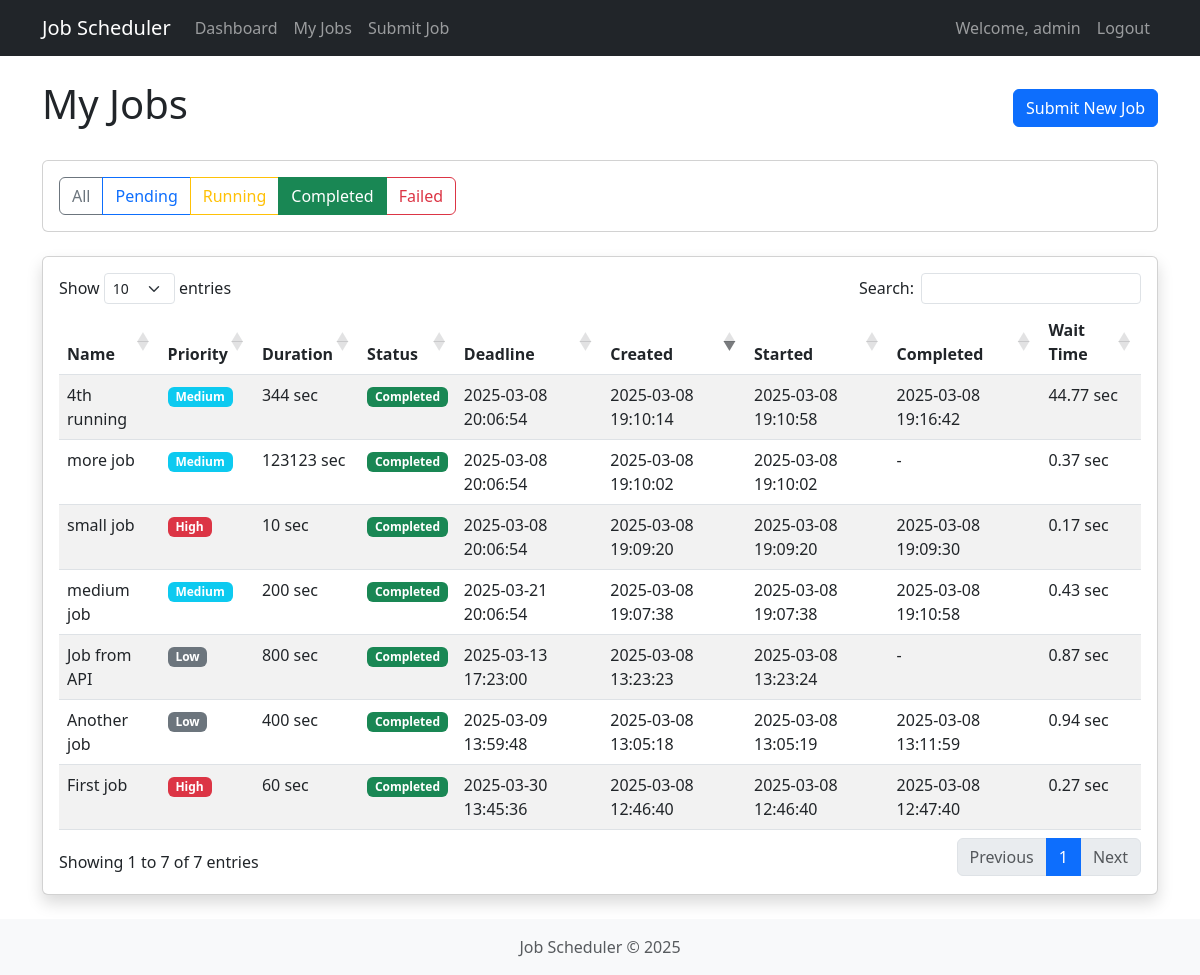
/jobs/?status=completed (signed in), run on the app's committed database.
### scheduler/models.py (models this page shows, shortened)
class Job(models.Model):
    PRIORITY_CHOICES = [
        ('high', 'High'),
        ('medium', 'Medium'),
        ('low', 'Low'),
    ]
    STATUS_CHOICES = [
        ('pending', 'Pending'),
        ('running', 'Running'),
        ('completed', 'Completed'),
        ('failed', 'Failed'),
    ]
    name = models.CharField(max_length=255)
    user = models.ForeignKey(User, on_delete=models.CASCADE, related_name='jobs')
    estimated_duration = models.PositiveIntegerField(help_text="Duration in seconds")
    priority = models.CharField(max_length=10, choices=PRIORITY_CHOICES, default='medium')
    deadline = models.DateTimeField()
    status = models.CharField(max_length=10, choices=STATUS_CHOICES, default='pending')
    created_at = models.DateTimeField(auto_now_add=True)
    started_at = models.DateTimeField(null=True, blank=True)
    completed_at = models.DateTimeField(null=True, blank=True)
    class Meta:
        ordering = ['-created_at']
    @property
    def wait_time(self):
        if self.started_at:
            return (self.started_at - self.created_at).total_seconds()
        return (timezone.now() - self.created_at).total_seconds()

### scheduler/views.py (the view)
# urls.py: path('jobs/', views.job_list, name='job_list'),
@login_required
def job_list(request):
    user_jobs = Job.objects.filter(user=request.user)
    status_filter = request.GET.get('status')
    if status_filter and status_filter in dict(Job.STATUS_CHOICES).keys():
        user_jobs = user_jobs.filter(status=status_filter)
    context = {
        'jobs': user_jobs,
    }
    return render(request, 'job_list.html', context)

### scheduler/templates/job_list.html (shortened to what this page needs)
{% extends 'base.html' %}
{% block content %}
<div class="d-flex justify-content-between align-items-center mb-4">
    <h1>My Jobs</h1>
    <a href="{% url 'submit_job' %}" class="btn btn-primary">Submit New Job</a>
</div>
<div class="card mb-4">
    <div class="card-body">
        <div class="btn-group" role="group">
            <a href="{% url 'job_list' %}" class="btn btn-outline-secondary {% if not request.GET.status %}active{% endif %}">All</a>
            <a href="{% url 'job_list' %}?status=pending" class="btn btn-outline-primary {% if request.GET.status == 'pending' %}active{% endif %}">Pending</a>
            <a href="{% url 'job_list' %}?status=running" class="btn btn-outline-warning {% if request.GET.status == 'running' %}active{% endif %}">Running</a>
            <a href="{% url 'job_list' %}?status=completed" class="btn btn-outline-success {% if request.GET.status == 'completed' %}active{% endif %}">Completed</a>
            <a href="{% url 'job_list' %}?status=failed" class="btn btn-outline-danger {% if request.GET.status == 'failed' %}active{% endif %}">Failed</a>
        </div>
    </div>
</div>
<div class="card shadow">
    <div class="card-body">
        <div class="table-responsive">
            <table id="jobsTable" class="table table-striped">
                <thead>
                    <tr>
                        <th>Name</th>
                        <th>Priority</th>
                        <th>Duration</th>
                        <th>Status</th>
                        <th>Deadline</th>
                        <th>Created</th>
                        <th>Started</th>
                        <th>Completed</th>
                        <th>Wait Time</th>
                    </tr>
                </thead>
                <tbody>
                    {% for job in jobs %}
                    <tr>
                        <td>{{ job.name }}</td>
                        <td>
                            {% if job.priority == 'high' %}
                            <span class="badge bg-danger">High</span>
                            {% elif job.priority == 'medium' %}
                            <span class="badge bg-info">Medium</span>
                            {% else %}
                            <span class="badge bg-secondary">Low</span>
                            {% endif %}
                        </td>
                        <td>{{ job.estimated_duration }} sec</td>
                        <td>
                            {% if job.status == 'pending' %}
                            <span class="badge bg-primary">Pending</span>
                            {% elif job.status == 'running' %}
                            <span class="badge bg-warning text-dark">Running</span>
                            {% elif job.status == 'completed' %}
                            <span class="badge bg-success">Completed</span>
                            {% else %}
                            <span class="badge bg-danger">Failed</span>
                            {% endif %}
                        </td>
                        <td>{{ job.deadline|date:"Y-m-d H:i:s" }}</td>
                        <td>{{ job.created_at|date:"Y-m-d H:i:s" }}</td>
                        <td>{{ job.started_at|date:"Y-m-d H:i:s"|default:"-" }}</td>
                        <td>{{ job.completed_at|date:"Y-m-d H:i:s"|default:"-" }}</td>
                        <td>{{ job.wait_time|floatformat:2 }} sec</td>
                    </tr>
                    {% endfor %}
                </tbody>
            </table>
        </div>
    </div>
</div>
{% endblock %}

### scheduler/templates/base.html (shortened to what this page needs)
{% load static %}
<!DOCTYPE html>
<html lang="en">
<head>
    <link href="https://cdn.jsdelivr.net/npm/bootstrap@5.3.0-alpha1/dist/css/bootstrap.min.css" rel="stylesheet">
    <link href="https://cdn.datatables.net/1.13.1/css/dataTables.bootstrap5.min.css" rel="stylesheet">
    <link rel="stylesheet" type="text/css" href="{% static '/css/styles.css' %}">
</head>
<body>
    <nav class="navbar navbar-expand-lg navbar-dark bg-dark fixed-top">
        <div class="container">
            <a class="navbar-brand" href="{% url 'home' %}">Job Scheduler</a>
            <div class="collapse navbar-collapse" id="navbarNav">
                <ul class="navbar-nav">
                    {% if user.is_authenticated %}
                    <li class="nav-item">
                        <a class="nav-link" href="{% url 'dashboard' %}">Dashboard</a>
                    </li>
                    <li class="nav-item">
                        <a class="nav-link" href="{% url 'job_list' %}">My Jobs</a>
                    </li>
                    <li class="nav-item">
                        <a class="nav-link" href="{% url 'submit_job' %}">Submit Job</a>
                    </li>
                    {% endif %}
                </ul>
                <ul class="navbar-nav ms-auto">
                    {% if user.is_authenticated %}
                    <li class="nav-item">
                        <span class="nav-link">Welcome, {{ user.username }}</span>
                    </li>
                    <li class="nav-item">
                        <a class="nav-link" href="{% url 'logout' %}">Logout</a>
                    </li>
                    {% else %}
                    <li class="nav-item">
                        <a class="nav-link" href="{% url 'login' %}">Login</a>
                    </li>
                    {% endif %}
                </ul>
            </div>
        </div>
    </nav>
    <div class="content container py-4">
        {% block content %}{% endblock %}
    </div>
    <footer class="footer">
        <div class="container text-center">
            <span class="text-muted">Job Scheduler &copy; {% now "Y" %}</span>
        </div>
    </footer>
</body>
</html>

### scheduler/templates/base.html (style rules this page uses)
body { padding-top: 56px; min-height: 100vh; display: flex; flex-direction: column; }
.content { flex: 1; }
.footer { margin-top: auto; padding: 1rem 0; background-color: #f8f9fa; }

### data on the page
Job: name "4th running", priority "Medium", estimated_duration "344", status "Completed", deadline "2025-03-08 20:06:54", created_at "2025-03-08 19:10:14", started_at "2025-03-08 19:10:58", completed_at "2025-03-08 19:16:42", wait_time "44.77"
Job: name "more job", priority "Medium", estimated_duration "123123", status "Completed", deadline "2025-03-08 20:06:54", created_at "2025-03-08 19:10:02", started_at "2025-03-08 19:10:02", completed_at "-", wait_time "0.37"
Job: name "small job", priority "High", estimated_duration "10", status "Completed", deadline "2025-03-08 20:06:54", created_at "2025-03-08 19:09:20", started_at "2025-03-08 19:09:20", completed_at "2025-03-08 19:09:30", wait_time "0.17"
Job: name "medium job", priority "Medium", estimated_duration "200", status "Completed", deadline "2025-03-21 20:06:54", created_at "2025-03-08 19:07:38", started_at "2025-03-08 19:07:38", completed_at "2025-03-08 19:10:58", wait_time "0.43"
Job: name "Job from API", priority "Low", estimated_duration "800", status "Completed", deadline "2025-03-13 17:23:00", created_at "2025-03-08 13:23:23", started_at "2025-03-08 13:23:24", completed_at "-", wait_time "0.87"
Job: name "Another job", priority "Low", estimated_duration "400", status "Completed", deadline "2025-03-09 13:59:48", created_at "2025-03-08 13:05:18", started_at "2025-03-08 13:05:19", completed_at "2025-03-08 13:11:59", wait_time "0.94"
Job: name "First job", priority "High", estimated_duration "60", status "Completed", deadline "2025-03-30 13:45:36", created_at "2025-03-08 12:46:40", started_at "2025-03-08 12:46:40", completed_at "2025-03-08 12:47:40", wait_time "0.27"

### other printed values
{{ user.username }} "admin"
